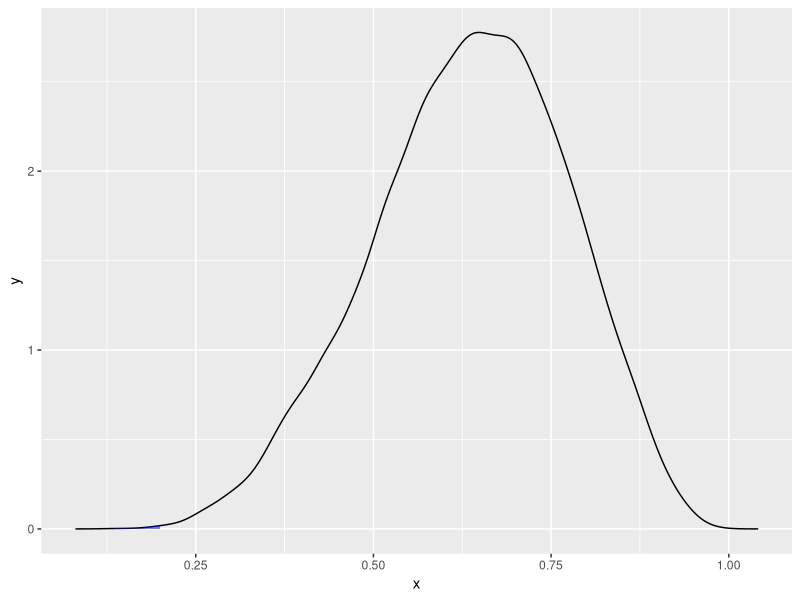

Here is the R script that generated this plot:
rm(list=ls())
gc()

library(ggplot2)

p_grid <- seq(from=0, to=1, length.out=1000)
prior <- rep(1, 1000)
likelihood <- dbinom(6, size=9, prob=p_grid)
posterior <- likelihood*prior
posterior <- posterior/sum(posterior)
set.seed(100)
samples <- sample(p_grid, prob=posterior, size=1e4, replace=TRUE)

sum(samples < .2)/length(samples)

dens <- density(samples)
dd <- with(dens, data.frame(x,y))
qplot(x,y,data=dd,geom="line") + geom_ribbon(data=subset(dd, x < .2), aes(ymax=y),ymin=0,
              fill="blue",colour=NA,alpha=0.5)

## 3E4
quantile(samples, .2)

birth1 <- c(1,0,0,0,1,1,0,1,0,1,0,0,1,1,0,1,1,0,0,0,1,0,0,0,1,0,
            0,0,0,1,1,1,0,1,0,1,1,1,0,1,0,1,1,0,1,0,0,1,1,0,1,0,0,0,0,0,0,0,
            1,1,0,1,0,0,1,0,0,0,1,0,0,1,1,1,1,0,1,0,1,1,1,1,1,0,0,1,0,1,1,0,
            1,0,1,1,1,0,1,1,1,1)
birth2 <- c(0,1,0,1,0,1,1,1,0,0,1,1,1,1,1,0,0,1,1,1,0,0,1,1,1,0,
            1,1,1,0,1,1,1,0,1,0,0,1,1,1,1,0,0,1,0,1,1,1,1,1,1,1,1,1,1,1,1,1,
            1,1,1,0,1,1,0,1,1,0,1,1,1,0,0,0,0,0,0,1,0,0,0,1,1,0,0,1,0,0,1,1,
            0,0,0,1,1,1,0,0,0,0)